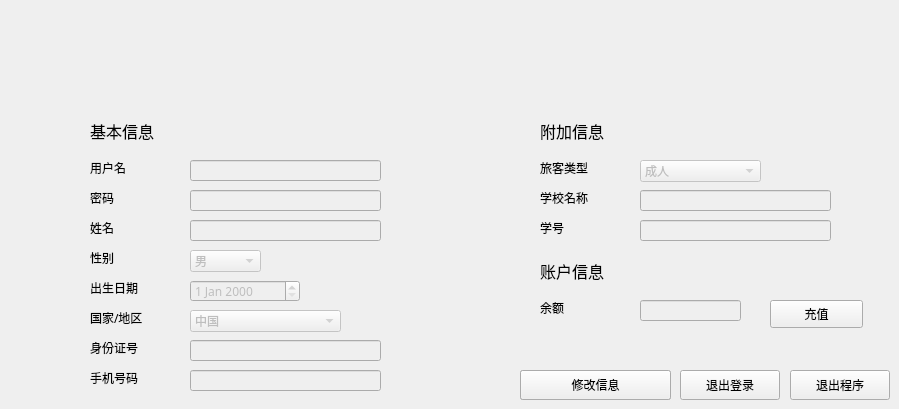
    <widget class="QWidget" name="tab_3">
     <property name="font">
      <font>
       <family>微软雅黑</family>
      </font>
     </property>
     <attribute name="title">
      <string>用户信息</string>
     </attribute>
     <widget class="QPushButton" name="bEdit">
      <property name="geometry">
       <rect>
        <x>520</x>
        <y>370</y>
        <width>151</width>
        <height>30</height>
       </rect>
      </property>
      <property name="font">
       <font>
        <family>微软雅黑</family>
       </font>
      </property>
      <property name="text">
       <string>修改信息</string>
      </property>
     </widget>
     <widget class="QPushButton" name="bLogout">
      <property name="geometry">
       <rect>
        <x>680</x>
        <y>370</y>
        <width>100</width>
        <height>30</height>
       </rect>
      </property>
      <property name="font">
       <font>
        <family>微软雅黑</family>
       </font>
      </property>
      <property name="text">
       <string>退出登录</string>
      </property>
     </widget>
     <widget class="QPushButton" name="bExit">
      <property name="geometry">
       <rect>
        <x>790</x>
        <y>370</y>
        <width>100</width>
        <height>30</height>
       </rect>
      </property>
      <property name="font">
       <font>
        <family>微软雅黑</family>
       </font>
      </property>
      <property name="text">
       <string>退出程序</string>
      </property>
     </widget>
     <widget class="QLineEdit" name="lID">
      <property name="enabled">
       <bool>false</bool>
      </property>
      <property name="geometry">
       <rect>
        <x>190</x>
        <y>340</y>
        <width>191</width>
        <height>21</height>
       </rect>
      </property>
      <property name="font">
       <font>
        <family>微软雅黑</family>
       </font>
      </property>
      <property name="readOnly">
       <bool>false</bool>
      </property>
     </widget>
     <widget class="QLabel" name="label_6">
      <property name="geometry">
       <rect>
        <x>90</x>
        <y>220</y>
        <width>72</width>
        <height>15</height>
       </rect>
      </property>
      <property name="font">
       <font>
        <family>微软雅黑</family>
       </font>
      </property>
      <property name="text">
       <string>姓名</string>
      </property>
     </widget>
     <widget class="QLineEdit" name="lSchoolName">
      <property name="enabled">
       <bool>false</bool>
      </property>
      <property name="geometry">
       <rect>
        <x>640</x>
        <y>190</y>
        <width>191</width>
        <height>21</height>
       </rect>
      </property>
      <property name="font">
       <font>
        <family>微软雅黑</family>
       </font>
      </property>
      <property name="readOnly">
       <bool>false</bool>
      </property>
     </widget>
     <widget class="QComboBox" name="cGender">
      <property name="enabled">
       <bool>false</bool>
      </property>
      <property name="geometry">
       <rect>
        <x>190</x>
        <y>250</y>
        <width>71</width>
        <height>22</height>
       </rect>
      </property>
      <property name="font">
       <font>
        <family>微软雅黑</family>
       </font>
      </property>
      <property name="editable">
       <bool>false</bool>
      </property>
      <property name="frame">
       <bool>true</bool>
      </property>
      <item>
       <property name="text">
        <string>男</string>
       </property>
      </item>
      <item>
       <property name="text">
        <string>女</string>
       </property>
      </item>
     </widget>
     <widget class="QComboBox" name="cTType">
      <property name="enabled">
       <bool>false</bool>
      </property>
      <property name="geometry">
       <rect>
        <x>640</x>
        <y>160</y>
        <width>121</width>
        <height>22</height>
       </rect>
      </property>
      <property name="font">
       <font>
        <family>微软雅黑</family>
       </font>
      </property>
      <item>
       <property name="text">
        <string>成人</string>
       </property>
      </item>
      <item>
       <property name="text">
        <string>学生</string>
       </property>
      </item>
     </widget>
     <widget class="QLabel" name="label_12">
      <property name="geometry">
       <rect>
        <x>540</x>
        <y>160</y>
        <width>72</width>
        <height>15</height>
       </rect>
      </property>
      <property name="font">
       <font>
        <family>微软雅黑</family>
       </font>
      </property>
      <property name="text">
       <string>旅客类型</string>
      </property>
     </widget>
     <widget class="QLabel" name="label_7">
      <property name="geometry">
       <rect>
        <x>90</x>
        <y>190</y>
        <width>72</width>
        <height>15</height>
       </rect>
      </property>
      <property name="font">
       <font>
        <family>微软雅黑</family>
       </font>
      </property>
      <property name="text">
       <string>密码</string>
      </property>
     </widget>
     <widget class="QLabel" name="label_8">
      <property name="geometry">
       <rect>
        <x>90</x>
        <y>310</y>
        <width>72</width>
        <height>15</height>
       </rect>
      </property>
      <property name="font">
       <font>
        <family>微软雅黑</family>
       </font>
      </property>
      <property name="text">
       <string>国家/地区</string>
      </property>
     </widget>
     <widget class="QLineEdit" name="lName">
      <property name="enabled">
       <bool>false</bool>
      </property>
      <property name="geometry">
       <rect>
        <x>190</x>
        <y>220</y>
        <width>191</width>
        <height>21</height>
       </rect>
      </property>
      <property name="font">
       <font>
        <family>微软雅黑</family>
       </font>
      </property>
      <property name="readOnly">
       <bool>false</bool>
      </property>
     </widget>
     <widget class="QLabel" name="label_9">
      <property name="geometry">
       <rect>
        <x>90</x>
        <y>160</y>
        <width>72</width>
        <height>15</height>
       </rect>
      </property>
      <property name="font">
       <font>
        <family>微软雅黑</family>
       </font>
      </property>
      <property name="text">
       <string>用户名</string>
      </property>
     </widget>
     <widget class="QLineEdit" name="lUsername">
      <property name="enabled">
       <bool>false</bool>
      </property>
      <property name="geometry">
       <rect>
        <x>190</x>
        <y>160</y>
        <width>191</width>
        <height>21</height>
       </rect>
      </property>
      <property name="font">
       <font>
        <family>微软雅黑</family>
       </font>
      </property>
      <property name="readOnly">
       <bool>true</bool>
      </property>
     </widget>
     <widget class="QDateEdit" name="dBirthday">
      <property name="enabled">
       <bool>false</bool>
      </property>
      <property name="geometry">
       <rect>
        <x>190</x>
        <y>280</y>
        <width>110</width>
        <height>22</height>
       </rect>
      </property>
      <property name="font">
       <font>
        <family>微软雅黑</family>
       </font>
      </property>
      <property name="readOnly">
       <bool>false</bool>
      </property>
      <property name="calendarPopup">
       <bool>false</bool>
      </property>
     </widget>
     <widget class="QLineEdit" name="lSchoolID">
      <property name="enabled">
       <bool>false</bool>
      </property>
      <property name="geometry">
       <rect>
        <x>640</x>
        <y>220</y>
        <width>191</width>
        <height>21</height>
       </rect>
      </property>
      <property name="font">
       <font>
        <family>微软雅黑</family>
       </font>
      </property>
      <property name="readOnly">
       <bool>false</bool>
      </property>
     </widget>
     <widget class="QLineEdit" name="lPassword">
      <property name="enabled">
       <bool>false</bool>
      </property>
      <property name="geometry">
       <rect>
        <x>190</x>
        <y>190</y>
        <width>191</width>
        <height>21</height>
       </rect>
      </property>
      <property name="font">
       <font>
        <family>微软雅黑</family>
       </font>
      </property>
      <property name="echoMode">
       <enum>QLineEdit::Password</enum>
      </property>
      <property name="readOnly">
       <bool>false</bool>
      </property>
     </widget>
     <widget class="QLabel" name="label_13">
      <property name="geometry">
       <rect>
        <x>540</x>
        <y>190</y>
        <width>72</width>
        <height>15</height>
       </rect>
      </property>
      <property name="font">
       <font>
        <family>微软雅黑</family>
       </font>
      </property>
      <property name="text">
       <string>学校名称</string>
      </property>
     </widget>
     <widget class="QLabel" name="label_11">
      <property name="geometry">
       <rect>
        <x>90</x>
        <y>340</y>
        <width>72</width>
        <height>15</height>
       </rect>
      </property>
      <property name="font">
       <font>
        <family>微软雅黑</family>
       </font>
      </property>
      <property name="text">
       <string>身份证号</string>
      </property>
     </widget>
     <widget class="QLabel" name="label_14">
      <property name="geometry">
       <rect>
        <x>90</x>
        <y>250</y>
        <width>72</width>
        <height>15</height>
       </rect>
      </property>
      <property name="font">
       <font>
        <family>微软雅黑</family>
       </font>
      </property>
      <property name="text">
       <string>性别</string>
      </property>
     </widget>
     <widget class="QLabel" name="label_15">
      <property name="geometry">
       <rect>
        <x>90</x>
        <y>370</y>
        <width>72</width>
        <height>15</height>
       </rect>
      </property>
      <property name="font">
       <font>
        <family>微软雅黑</family>
       </font>
      </property>
      <property name="text">
       <string>手机号码</string>
      </property>
     </widget>
     <widget class="QLineEdit" name="lPhone">
      <property name="enabled">
       <bool>false</bool>
      </property>
      <property name="geometry">
       <rect>
        <x>190</x>
        <y>370</y>
        <width>191</width>
        <height>21</height>
       </rect>
      </property>
      <property name="font">
       <font>
        <family>微软雅黑</family>
       </font>
      </property>
      <property name="readOnly">
       <bool>false</bool>
      </property>
     </widget>
     <widget class="QLabel" name="label_16">
      <property name="geometry">
       <rect>
        <x>540</x>
        <y>220</y>
        <width>72</width>
        <height>15</height>
       </rect>
      </property>
      <property name="font">
       <font>
        <family>微软雅黑</family>
       </font>
      </property>
      <property name="text">
       <string>学号</string>
      </property>
     </widget>
     <widget class="QComboBox" name="cCountry">
      <property name="enabled">
       <bool>false</bool>
      </property>
      <property name="geometry">
       <rect>
        <x>190</x>
        <y>310</y>
        <width>151</width>
        <height>22</height>
       </rect>
      </property>
      <property name="font">
       <font>
        <family>微软雅黑</family>
       </font>
      </property>
      <item>
       <property name="text">
        <string>中国</string>
       </property>
      </item>
      <item>
       <property name="text">
        <string>其他国家</string>
       </property>
      </item>
     </widget>
     <widget class="QLabel" name="label_17">
      <property name="geometry">
       <rect>
        <x>540</x>
        <y>120</y>
        <width>91</width>
        <height>21</height>
       </rect>
      </property>
      <property name="font">
       <font>
        <family>微软雅黑</family>
        <pointsize>12</pointsize>
       </font>
      </property>
      <property name="text">
       <string>附加信息</string>
      </property>
     </widget>
     <widget class="QLabel" name="label_18">
      <property name="geometry">
       <rect>
        <x>90</x>
        <y>280</y>
        <width>72</width>
        <height>15</height>
       </rect>
      </property>
      <property name="font">
       <font>
        <family>微软雅黑</family>
       </font>
      </property>
      <property name="text">
       <string>出生日期</string>
      </property>
     </widget>
     <widget class="QLabel" name="label_19">
      <property name="geometry">
       <rect>
        <x>90</x>
        <y>120</y>
        <width>91</width>
        <height>21</height>
       </rect>
      </property>
      <property name="font">
       <font>
        <family>微软雅黑</family>
        <pointsize>12</pointsize>
       </font>
      </property>
      <property name="text">
       <string>基本信息</string>
      </property>
     </widget>
     <widget class="QPushButton" name="bEditComplete">
      <property name="geometry">
       <rect>
        <x>520</x>
        <y>370</y>
        <width>71</width>
        <height>30</height>
       </rect>
      </property>
      <property name="font">
       <font>
        <family>微软雅黑</family>
       </font>
      </property>
      <property name="text">
       <string>完成</string>
      </property>
     </widget>
     <widget class="QLabel" name="label_10">
      <property name="geometry">
       <rect>
        <x>540</x>
        <y>260</y>
        <width>81</width>
        <height>21</height>
       </rect>
      </property>
      <property name="font">
       <font>
        <family>微软雅黑</family>
        <pointsize>12</pointsize>
       </font>
      </property>
      <property name="text">
       <string>账户信息</string>
      </property>
     </widget>
     <widget class="QLabel" name="label_20">
      <property name="geometry">
       <rect>
        <x>540</x>
        <y>300</y>
        <width>72</width>
        <height>15</height>
       </rect>
      </property>
      <property name="font">
       <font>
        <family>微软雅黑</family>
       </font>
      </property>
      <property name="text">
       <string>余额</string>
      </property>
     </widget>
     <widget class="QLineEdit" name="lPay">
      <property name="enabled">
       <bool>false</bool>
      </property>
      <property name="geometry">
       <rect>
        <x>640</x>
        <y>300</y>
        <width>101</width>
        <height>21</height>
       </rect>
      </property>
      <property name="font">
       <font>
        <family>微软雅黑</family>
       </font>
      </property>
     </widget>
     <widget class="QPushButton" name="bPay">
      <property name="geometry">
       <rect>
        <x>770</x>
        <y>300</y>
        <width>93</width>
        <height>28</height>
       </rect>
      </property>
      <property name="font">
       <font>
        <family>微软雅黑</family>
       </font>
      </property>
      <property name="text">
       <string>充值</string>
      </property>
     </widget>
     <widget class="QPushButton" name="bEditCancel">
      <property name="geometry">
       <rect>
        <x>600</x>
        <y>370</y>
        <width>71</width>
        <height>30</height>
       </rect>
      </property>
      <property name="font">
       <font>
        <family>微软雅黑</family>
       </font>
      </property>
      <property name="text">
       <string>取消</string>
      </property>
     </widget>
     <zorder>bEditCancel</zorder>
     <zorder>bEditComplete</zorder>
     <zorder>bEdit</zorder>
     <zorder>bLogout</zorder>
     <zorder>bExit</zorder>
     <zorder>lID</zorder>
     <zorder>label_6</zorder>
     <zorder>lSchoolName</zorder>
     <zorder>cGender</zorder>
     <zorder>cTType</zorder>
     <zorder>label_12</zorder>
     <zorder>label_7</zorder>
     <zorder>label_8</zorder>
     <zorder>lName</zorder>
     <zorder>label_9</zorder>
     <zorder>lUsername</zorder>
     <zorder>dBirthday</zorder>
     <zorder>lSchoolID</zorder>
     <zorder>lPassword</zorder>
     <zorder>label_13</zorder>
     <zorder>label_11</zorder>
     <zorder>label_14</zorder>
     <zorder>label_15</zorder>
     <zorder>lPhone</zorder>
     <zorder>label_16</zorder>
     <zorder>cCountry</zorder>
     <zorder>label_17</zorder>
     <zorder>label_18</zorder>
     <zorder>label_19</zorder>
     <zorder>label_10</zorder>
     <zorder>label_20</zorder>
     <zorder>lPay</zorder>
     <zorder>bPay</zorder>
    </widget>
